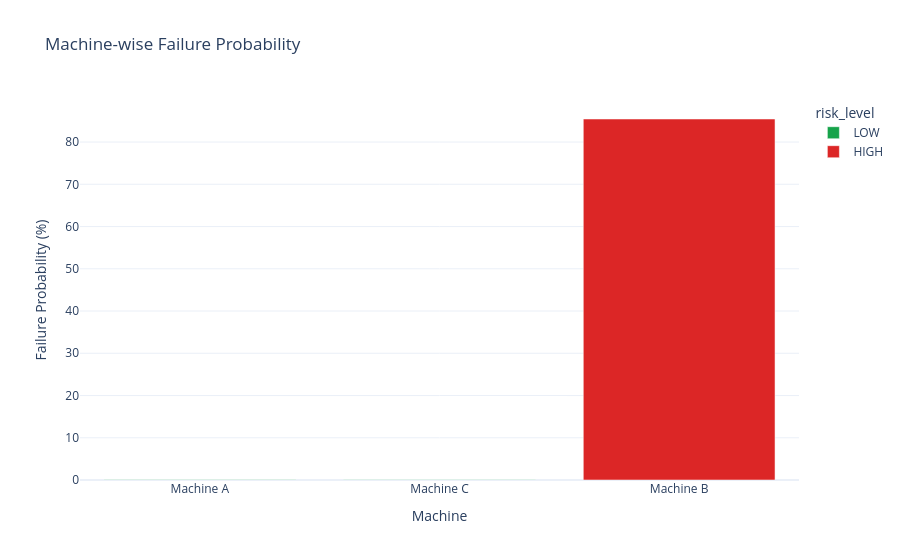

Write notebook code for a chart like this one.
### Code cell
connection = sqlite3.connect(DB_PATH)

history_df = pd.read_sql_query("""
    SELECT
        m.machine_name,
        p.failure_probability,
        p.risk_level,
        p.predicted_at
    FROM predictions p
    JOIN machines m
    ON p.machine_id = m.machine_id
    ORDER BY p.prediction_id
""", connection)

connection.close()

fig = px.bar(
    history_df,
    x="machine_name",
    y="failure_probability",
    color="risk_level",
    title="Machine-wise Failure Probability",
    labels={
        "machine_name": "Machine",
        "failure_probability": "Failure Probability (%)"
    },
    color_discrete_map={
        "LOW": "#16a34a",
        "MEDIUM": "#f59e0b",
        "HIGH": "#dc2626"
    }
)

fig.update_layout(template="plotly_white")

fig.show()

### Figure 1 — Plotly figure (JSON) as saved in the notebook; plotly's stock layout.template omitted (floating-point values rounded to 4 significant figures)
{"data": [{"hovertemplate": "risk_level=LOW<br>Machine=%{x}<br>Failure Probability (%)=%{y}<extra></extra>", "legendgroup": "LOW", "marker": {"color": "#16a34a", "pattern": {"shape": ""}}, "name": "LOW", "orientation": "v", "showlegend": true, "textposition": "auto", "type": "bar", "x": ["Machine A", "Machine C"], "xaxis": "x", "y": [0.05, 0.07], "yaxis": "y"}, {"hovertemplate": "risk_level=HIGH<br>Machine=%{x}<br>Failure Probability (%)=%{y}<extra></extra>", "legendgroup": "HIGH", "marker": {"color": "#dc2626", "pattern": {"shape": ""}}, "name": "HIGH", "orientation": "v", "showlegend": true, "textposition": "auto", "type": "bar", "x": ["Machine B"], "xaxis": "x", "y": [85.46], "yaxis": "y"}], "layout": {"autosize": true, "barmode": "relative", "legend": {"title": {"text": "risk_level"}, "tracegroupgap": 0}, "title": {"text": "Machine-wise Failure Probability"}, "xaxis": {"anchor": "y", "autorange": true, "domain": [0, 1], "range": [-0.5, 2.5], "title": {"text": "Machine"}, "type": "category"}, "yaxis": {"anchor": "x", "autorange": true, "domain": [0, 1], "range": [0, 89.96], "title": {"text": "Failure Probability (%)"}, "type": "linear"}}}
